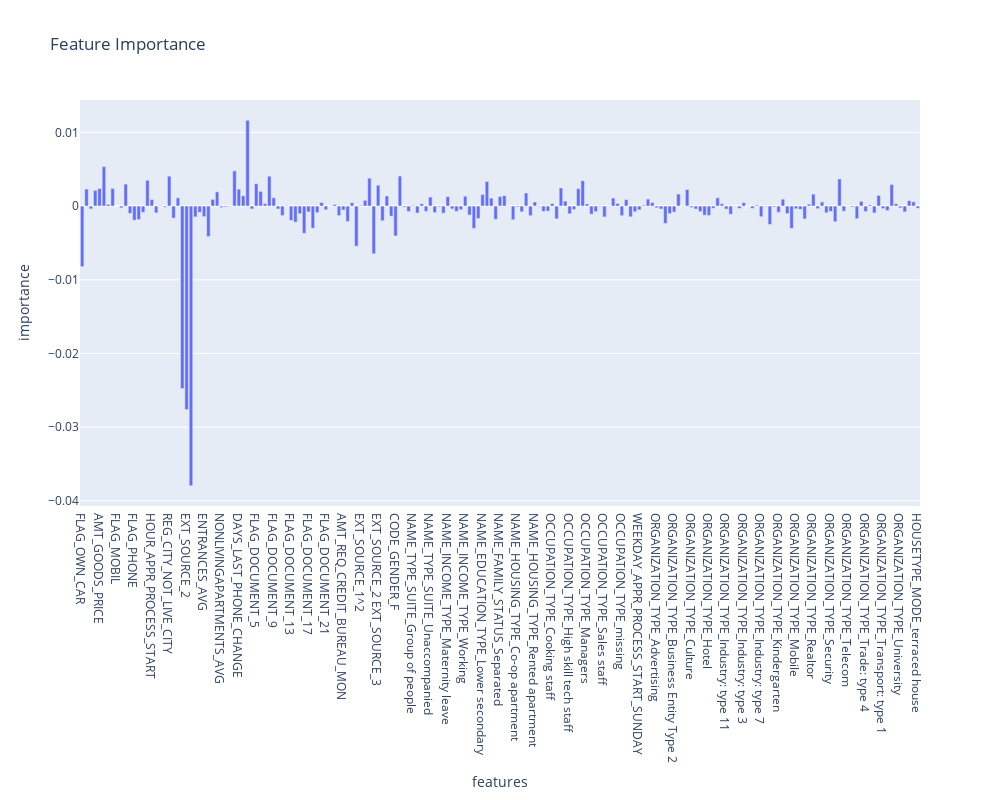

Notebook code cell kept with this figure:
### Markdown cell above
The positive coefficient scores indicate features that predict the positive (1) class while the negative coefficients indicate the features that predict the negative (0) class.

### Code cell
# important features using the RidgeCV estimator. 
# The features with the highest absolute coef_ value are considered the most important. 
import matplotlib.pyplot as plt
import numpy as np

from sklearn.linear_model import RidgeCV
feature_names = np.array([column for column in df_dummies.columns.to_list() if column not in ['TARGET']])
ridge = RidgeCV(alphas=np.logspace(-6, 6, num=5)).fit(X_train, y_train)
importance = ridge.coef_

# An interactive bar plot of features
import plotly.express as px
features = pd.DataFrame({"importance": importance, "features":feature_names}) 
fig = px.bar(features,
             x='features',
             y='importance',
             title='Feature Importance')
fig.update_layout(
autosize=True,
width=1000,
height=800,
)
fig.show()

### Figure 1 — Plotly figure (JSON) as saved in the notebook; plotly's stock layout.template omitted (floating-point values rounded to 4 significant figures; data arrays with more than 128 entries replaced by an {"elided": "..."} marker saying what was removed)
{"data": [{"alignmentgroup": "True", "hovertemplate": "features=%{x}<br>importance=%{y}<extra></extra>", "legendgroup": "", "marker": {"color": "#636efa", "pattern": {"shape": ""}}, "name": "", "offsetgroup": "", "orientation": "v", "showlegend": false, "textposition": "auto", "type": "bar", "x": {"elided": "193 str values"}, "xaxis": "x", "y": {"elided": "193 float values"}, "yaxis": "y"}], "layout": {"autosize": true, "barmode": "relative", "height": 800, "legend": {"tracegroupgap": 0}, "title": {"text": "Feature Importance"}, "width": 1000, "xaxis": {"anchor": "y", "domain": [0, 1], "title": {"text": "features"}}, "yaxis": {"anchor": "x", "domain": [0, 1], "title": {"text": "importance"}}}}
